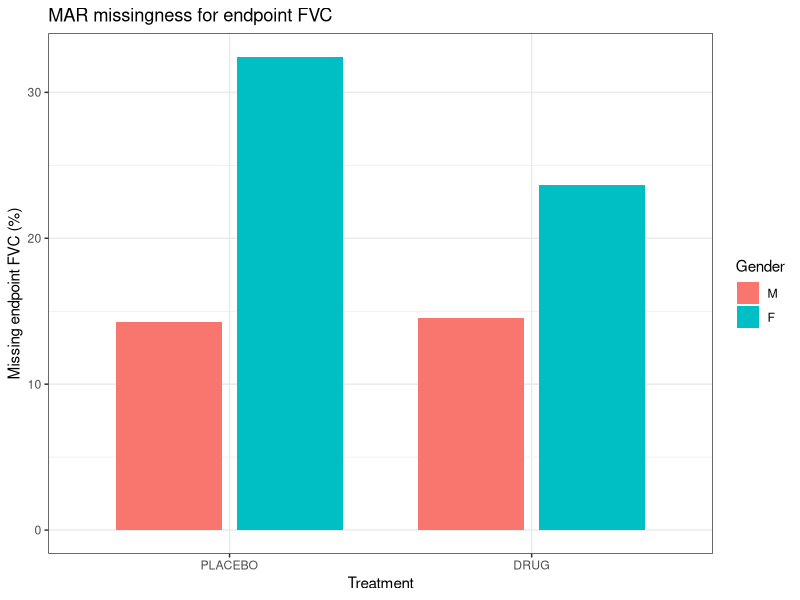
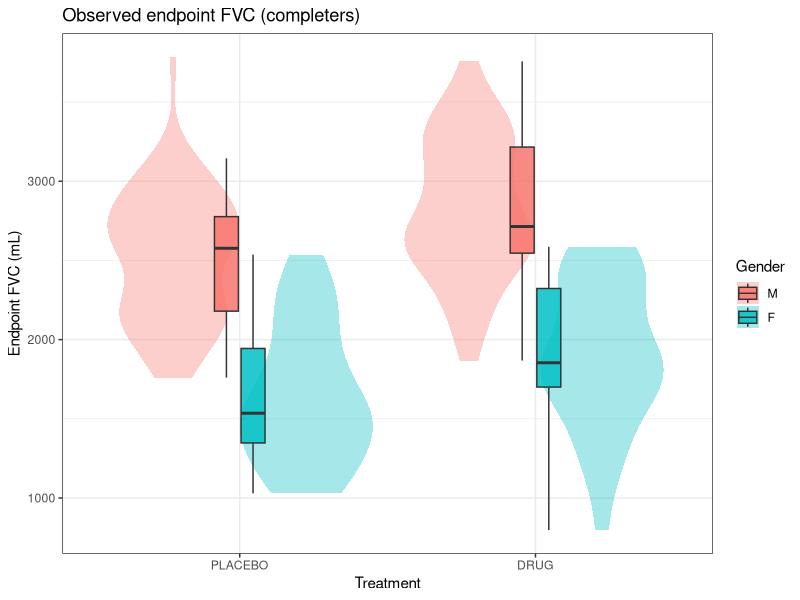
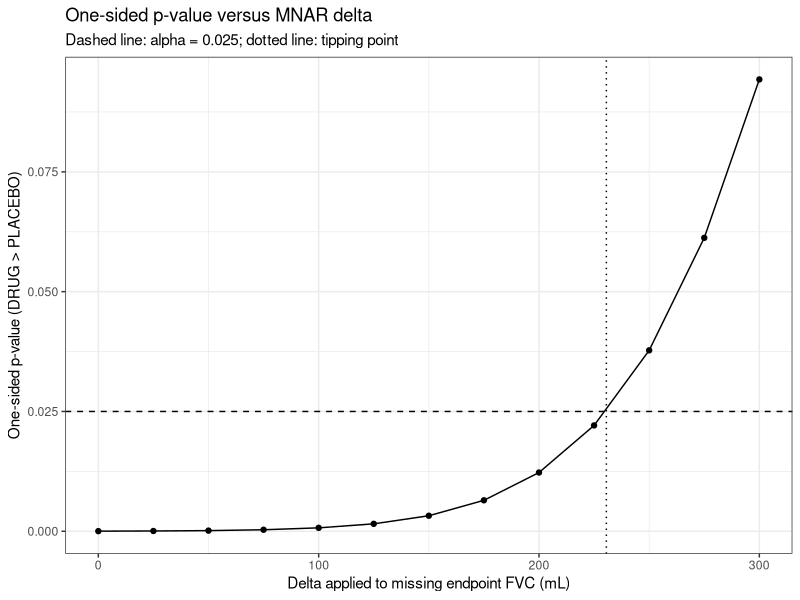
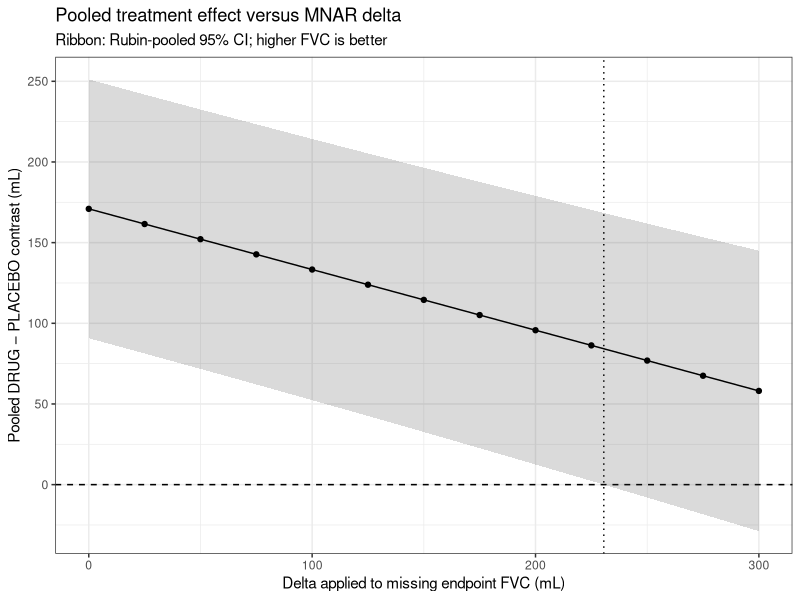
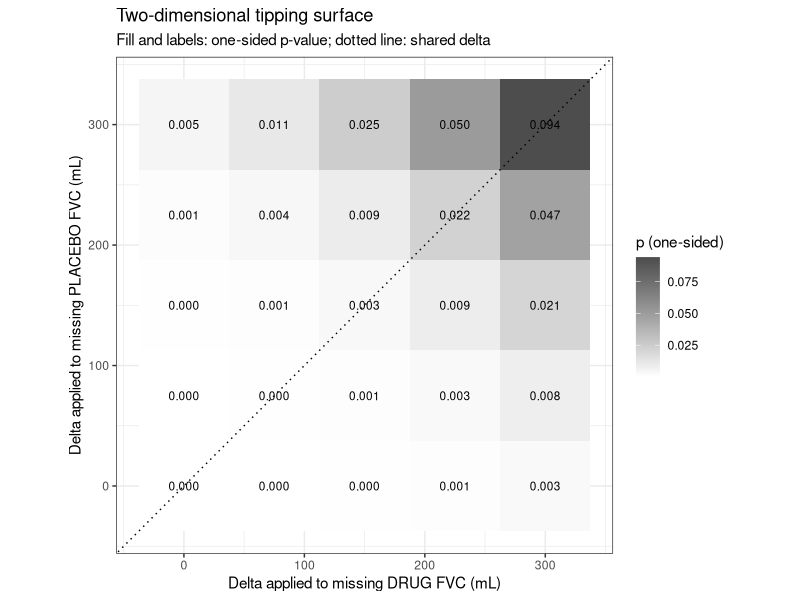

R code for these plots, in order:
## ---- chunk 1
library(mice)
library(dplyr, warn.conflicts = FALSE)
library(ggplot2)
library(purrr)
library(tibble)
library(tidyr)

set.seed(45672)
alpha_one <- 0.025
## ---- chunk 2
n <- 200

dat_complete <- tibble(
  SUBJID = sprintf("S%03d", seq_len(n)),
  TRT    = factor(rep(c("PLACEBO", "DRUG"), each = n / 2),
                  levels = c("PLACEBO", "DRUG")),
  SEX    = factor(
    rbinom(n, 1, 0.40),
    levels = c(0, 1),
    labels = c("M", "F")
  )
) %>%
  mutate(
    FVC_bl = 2750 +
      if_else(SEX == "F", -800, 0) +
      rnorm(n(), sd = 400),
    decline = if_else(TRT == "DRUG", 50, 210) + rnorm(n(), sd = 250),
    FVC_true = FVC_bl - decline
  )

dat_complete %>%
  group_by(TRT, SEX) %>%
  summarise(
    n        = n(),
    FVC_bl   = mean(FVC_bl),
    FVC    = mean(FVC_true),
    change   = mean(FVC_true - FVC_bl),
    .groups  = "drop"
  )
## ---- chunk 3
dat <- dat_complete %>%
  mutate(
    lp_miss = -1.70 +
      0.55 * (TRT == "PLACEBO") +
      0.22 * (SEX == "F") +
      0.0007 * (2400 - FVC_bl),
    p_miss  = plogis(lp_miss),
    miss_fvc = rbinom(n(), 1, p_miss) == 1,
    FVC = if_else(miss_fvc, NA_real_, FVC_true)
  )

dat %>%
  group_by(TRT, SEX) %>%
  summarise(
    n       = n(),
    n_miss  = sum(miss_fvc),
    pct_miss = 100 * mean(miss_fvc),
    .groups = "drop"
  )
## ---- chunk 4
p_miss_overall <- mean(dat$miss_fvc)
p_miss_overall
## ---- chunk 5
#| label: fig-miss-fvc
#| fig-cap: "Percent of subjects with missing endpoint FVC, by treatment and gender."

miss_plot_dat <- dat %>%
  count(TRT, SEX, miss_fvc) %>%
  group_by(TRT, SEX) %>%
  mutate(pct = 100 * n / sum(n)) %>%
  ungroup() %>%
  filter(miss_fvc)

ggplot(miss_plot_dat, aes(x = TRT, y = pct, fill = SEX)) +
  geom_col(position = position_dodge(width = 0.8), width = 0.7) +
  labs(
    title = "MAR missingness for endpoint FVC",
    x = "Treatment",
    y = "Missing endpoint FVC (%)",
    fill = "Gender"
  ) +
  theme_bw()
## ---- chunk 6
#| label: fig-obs-fvc
#| fig-cap: "Observed endpoint FVC among completers, by treatment and gender."

ggplot(
  dat %>% filter(!miss_fvc),
  aes(x = TRT, y = FVC, fill = SEX)
) +
  geom_violin(alpha = 0.35, colour = NA) +
  geom_boxplot(width = 0.18, outlier.shape = NA, alpha = 0.85) +
  labs(
    title = "Observed endpoint FVC (completers)",
    x = "Treatment",
    y = "Endpoint FVC (mL)",
    fill = "Gender"
  ) +
  theme_bw()
## ---- chunk 7
dat_mi <- dat %>%
  select(TRT, SEX, FVC_bl, FVC)

pred <- make.predictorMatrix(dat_mi)
pred[, ] <- 0
pred["FVC", c("TRT", "SEX", "FVC_bl")] <- 1

meth <- make.method(dat_mi)
meth[] <- ""
meth["FVC"] <- "pmm"

imp <- mice(
  dat_mi,
  m               = 50,
  method          = meth,
  predictorMatrix = pred,
  printFlag       = FALSE,
  seed            = 1109
)

imp
## ---- chunk 8
imp_data <- complete(imp, action = "all") %>%
  map(~ mutate(.x, miss_fvc = dat$miss_fvc, SUBJID = dat$SUBJID))
## ---- chunk 9
make_tipping_data <- function(data, delta, delta_drug = NULL, delta_pbo = NULL) {
  d_drug <- if (is.null(delta_drug)) delta else delta_drug
  d_pbo  <- if (is.null(delta_pbo)) delta else delta_pbo

  data %>%
    mutate(
      FVC_tp = case_when(
        miss_fvc & TRT == "DRUG"    ~ FVC - d_drug,
        miss_fvc & TRT == "PLACEBO" ~ FVC + d_pbo,
        TRUE ~ FVC
      )
    )
}

fit_ancova <- function(data) {
  data$TRT <- relevel(factor(data$TRT), ref = "PLACEBO")
  data$SEX <- factor(data$SEX, levels = c("M", "F"))
  lm(FVC_tp ~ TRT + FVC_bl + SEX, data = data)
}

pool_one_delta <- function(datasets, delta = 0, delta_drug = NULL, delta_pbo = NULL) {
  fits <- lapply(datasets, function(dat) {
    dat <- make_tipping_data(dat, delta, delta_drug, delta_pbo)
    fit_ancova(dat)
  })

  pooled <- pool(as.mira(fits))
  s <- summary(pooled)
  z <- s[s$term == "TRTDRUG", ]

  tibble(
    delta    = if (is.null(delta_drug) && is.null(delta_pbo)) delta else NA_real_,
    delta_drug = if (is.null(delta_drug)) delta else delta_drug,
    delta_pbo  = if (is.null(delta_pbo)) delta else delta_pbo,
    estimate = z$estimate,
    SE       = z$std.error,
    df       = z$df,
    t        = z$estimate / z$std.error,
    p_one    = 1 - pt(z$estimate / z$std.error, z$df),
    ci_lo    = z$estimate - qt(0.975, z$df) * z$std.error,
    ci_hi    = z$estimate + qt(0.975, z$df) * z$std.error
  )
}
## ---- chunk 10
mar_result <- pool_one_delta(imp_data, delta = 0)
mar_result
## ---- chunk 11
delta_grid <- seq(0, 300, by = 25)

tip_results <- map_dfr(delta_grid, function(d) {
  pool_one_delta(imp_data, delta = d)
})

tip_results
## ---- chunk 12
last_sig <- tip_results %>%
  filter(p_one < alpha_one) %>%
  slice_max(delta, n = 1)

first_ns <- tip_results %>%
  filter(p_one >= alpha_one) %>%
  slice_min(delta, n = 1)

if (nrow(last_sig) == 1 && nrow(first_ns) == 1) {
  delta_tp <- approx(
    x    = c(last_sig$p_one, first_ns$p_one),
    y    = c(last_sig$delta, first_ns$delta),
    xout = alpha_one
  )$y
} else if (nrow(first_ns) == 0) {
  delta_tp <- NA_real_
} else {
  delta_tp <- first_ns$delta
}

list(
  last_significant = last_sig,
  first_nonsignificant = first_ns,
  delta_tp_interpolated = delta_tp
)
## ---- chunk 13
p_one_at <- function(d) {
  pool_one_delta(imp_data, delta = d)$p_one
}

if (nrow(last_sig) == 1 && nrow(first_ns) == 1) {
  delta_tp_exact <- uniroot(
    function(d) p_one_at(d) - alpha_one,
    interval = c(last_sig$delta, first_ns$delta)
  )$root
} else {
  delta_tp_exact <- delta_tp
}

delta_tp_exact
## ---- chunk 14
#| label: fig-p-delta
#| fig-cap: "One-sided p-value versus the arm-wise MNAR delta applied to originally missing endpoint FVC."

p_plot <- ggplot(tip_results, aes(x = delta, y = p_one)) +
  geom_hline(yintercept = alpha_one, linetype = "dashed") +
  geom_line() +
  geom_point() +
  labs(
    title = "One-sided p-value versus MNAR delta",
    subtitle = "Dashed line: alpha = 0.025; dotted line: tipping point",
    x = "Delta applied to missing endpoint FVC (mL)",
    y = "One-sided p-value (DRUG > PLACEBO)"
  ) +
  theme_bw()

if (is.finite(delta_tp_exact)) {
  p_plot <- p_plot + geom_vline(xintercept = delta_tp_exact, linetype = "dotted")
}
p_plot
## ---- chunk 15
#| label: fig-est-delta
#| fig-cap: "Rubin-pooled DRUG minus PLACEBO contrast versus MNAR delta, with 95% confidence interval."

est_plot <- ggplot(tip_results, aes(x = delta, y = estimate)) +
  geom_hline(yintercept = 0, linetype = "dashed") +
  geom_ribbon(aes(ymin = ci_lo, ymax = ci_hi), alpha = 0.18) +
  geom_line() +
  geom_point() +
  labs(
    title = "Pooled treatment effect versus MNAR delta",
    subtitle = "Ribbon: Rubin-pooled 95% CI; higher FVC is better",
    x = "Delta applied to missing endpoint FVC (mL)",
    y = "Pooled DRUG − PLACEBO contrast (mL)"
  ) +
  theme_bw()

if (is.finite(delta_tp_exact)) {
  est_plot <- est_plot + geom_vline(xintercept = delta_tp_exact, linetype = "dotted")
}
est_plot
## ---- chunk 16
#| label: fig-tip-2d
#| fig-cap: "One-sided p-values on a two-dimensional MNAR grid. The dotted diagonal is the shared-delta analysis."

delta_2d <- seq(0, 300, by = 75)

tip_2d <- expand_grid(delta_drug = delta_2d, delta_pbo = delta_2d) %>%
  pmap_dfr(function(delta_drug, delta_pbo) {
    pool_one_delta(
      imp_data,
      delta_drug = delta_drug,
      delta_pbo  = delta_pbo
    )
  })

ggplot(tip_2d, aes(x = delta_drug, y = delta_pbo, fill = p_one)) +
  geom_tile() +
  geom_text(aes(label = sprintf("%.3f", p_one)), size = 3) +
  geom_abline(slope = 1, intercept = 0, linetype = "dotted") +
  scale_fill_gradient(low = "white", high = "grey30") +
  labs(
    title = "Two-dimensional tipping surface",
    subtitle = "Fill and labels: one-sided p-value; dotted line: shared delta",
    x = "Delta applied to missing DRUG FVC (mL)",
    y = "Delta applied to missing PLACEBO FVC (mL)",
    fill = "p (one-sided)"
  ) +
  theme_bw() +
  coord_equal()
## ---- chunk 17
tip_results %>%
  transmute(
    delta,
    estimate = round(estimate, 1),
    SE = round(SE, 1),
    df = round(df, 1),
    t = round(t, 2),
    p_one = signif(p_one, 3),
    significant = p_one < alpha_one
  )
## ---- chunk 18
tp_txt <- if (is.finite(delta_tp_exact)) {
  paste0(round(delta_tp_exact, 1), " mL")
} else {
  "not reached on the explored grid"
}

cat(
  "MAR (delta = 0): estimate = ",
  round(mar_result$estimate, 1),
  " mL, one-sided p = ",
  signif(mar_result$p_one, 3),
  ".\n",
  "Interpolated / uniroot tipping point: ",
  tp_txt,
  ".\n",
  "Overall endpoint missingness: ",
  round(100 * p_miss_overall, 1),
  "%.\n",
  sep = ""
)
